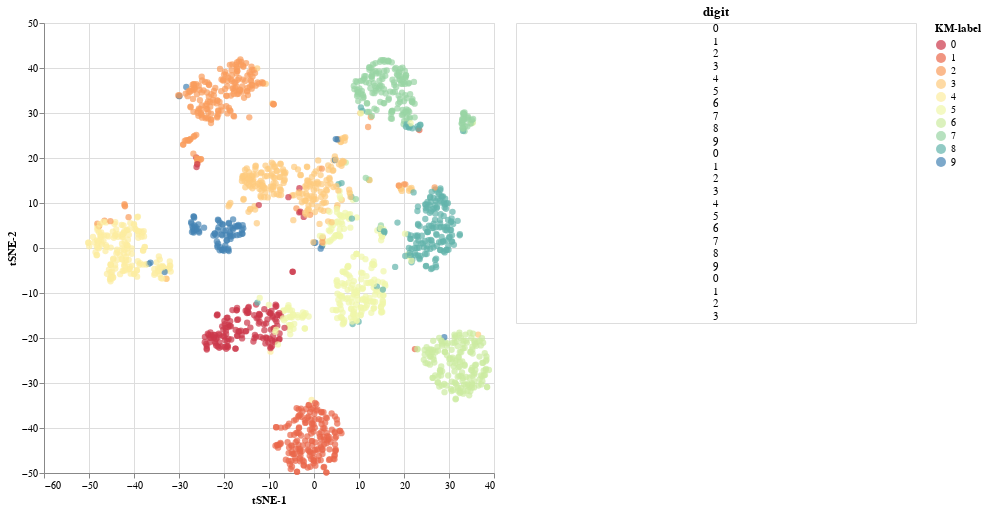

This figure's notebook cell:
### Code cell
chart.display()

### Figure 1 — Vega-Lite specification as saved in the notebook (floating-point values rounded to 4 significant figures; data arrays with more than 128 entries replaced by an {"elided": "..."} marker saying what was removed)
{"$schema": "https://vega.github.io/schema/vega-lite/v3.4.0.json", "config": {"axis": {"grid": true}, "mark": {"tooltip": null}, "view": {"height": 300, "width": 400}}, "data": {"name": "data-706ccf3c228c31ea31e8f087c485d822"}, "datasets": {"data-706ccf3c228c31ea31e8f087c485d822": {"elided": "1797 records"}}, "hconcat": [{"encoding": {"color": {"field": "KM-label", "scale": {"scheme": "Spectral"}, "type": "nominal"}, "x": {"field": "tSNE-1", "type": "quantitative"}, "y": {"field": "tSNE-2", "type": "quantitative"}}, "height": 450, "mark": {"size": 40, "type": "circle"}, "selection": {"selector006": {"type": "interval"}}, "width": 450}, {"encoding": {"text": {"field": "digit", "type": "nominal"}, "y": {"axis": null, "field": "row_number", "type": "ordinal"}}, "mark": "text", "title": "digit", "transform": [{"window": [{"as": "row_number", "field": "", "op": "row_number"}]}, {"filter": {"selection": "selector006"}}, {"window": [{"as": "rank", "field": "row_number", "op": "rank"}]}, {"filter": "(datum.rank < 25)"}]}]}
